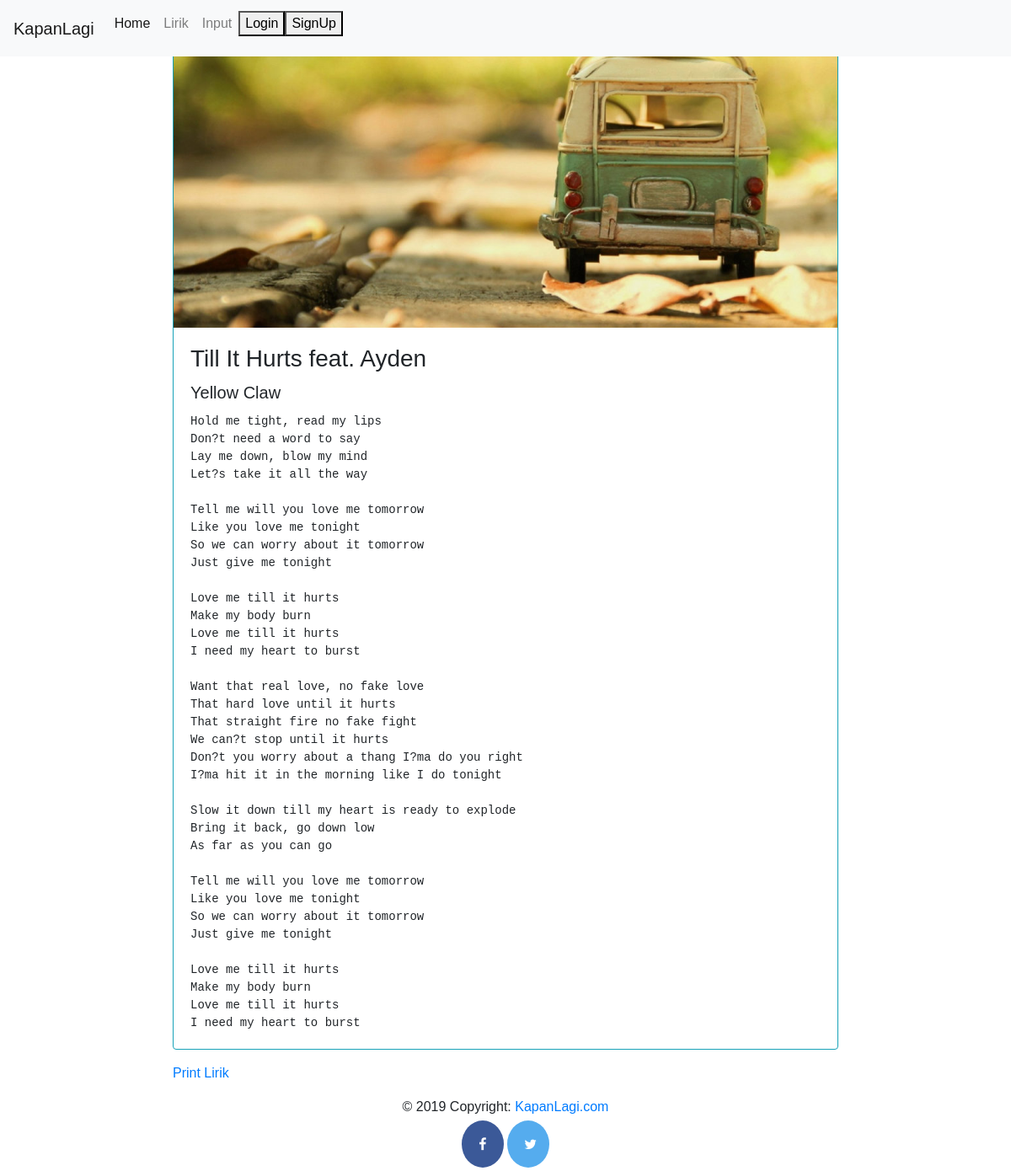
The app's page /lirik/3 with its own data.
### Home/models.py (models this page shows, shortened)
class Lagu(models.Model):
    judul = models.CharField(max_length=255)
    artis = models.CharField(max_length=255)
    teks = models.TextField(max_length=5000)

### Home/views.py (the view)
# urls.py: path('lirik/<int:lagu_id>', views.LaguDetail, name='LaguDetail'),
def LaguDetail(request, lagu_id):
    satu_lagu = Lagu.objects.get(pk=lagu_id)
    return render(request, 'LaguDetail.html', {'Lagus': satu_lagu})

### Home/templates/LaguDetail.html
{% extends 'HeaderFooter.html' %}
{% load static %}
{% block content %}
<div class="row">
    <div class="col-2"></div>
    <div class="col-8">
        <div class="card border-info mb-3">
            <img class="card-img-top " src="{% static 'images/Detail.jpg' %}" alt="">
            <div class="card-body">
                <h3 class="card-title">{{ Lagus.judul }}</h3>
                <h5 class="card-title">{{ Lagus.artis }}</h5>
                <pre class="card-text lirik">{{ Lagus.teks }}</pre>
            </div>
        </div>
        <a href="{% url 'print' lagu_id=Lagus.id %}" target="_blank">Print Lirik</a>
    </div>
    <div class="col-2"></div>
</div>
{% endblock %}

### Home/static/css/KapanLagi.css (style rules this page uses)
body { font-family: Arial, Helvetica, sans-serif; }

### records on screen
Lagu: judul "Till It Hurts feat. Ayden", artis "Yellow Claw", teks "Hold me tight, read my lips Don?t need a word to say Lay me down, blow my mind Let?s take it all the way Tell me will you love me tomorrow Like you love me tonight So we can worry about it tomorrow Just give me tonight Love me till it hurts Make my body burn Love me till it hurts I need my heart to burst Want that real love, no fake love That hard love until it hurts That straight fire no fake fight We can?t stop until it hurts Don?t you worry about a thang I?ma do you right I?ma hit it in the morning like I do tonight Slow it down till my heart is ready to explode Bring it back, go down low As far as you can go Tell me will you love me tomorrow Like you love me tonight So we can worry…"
